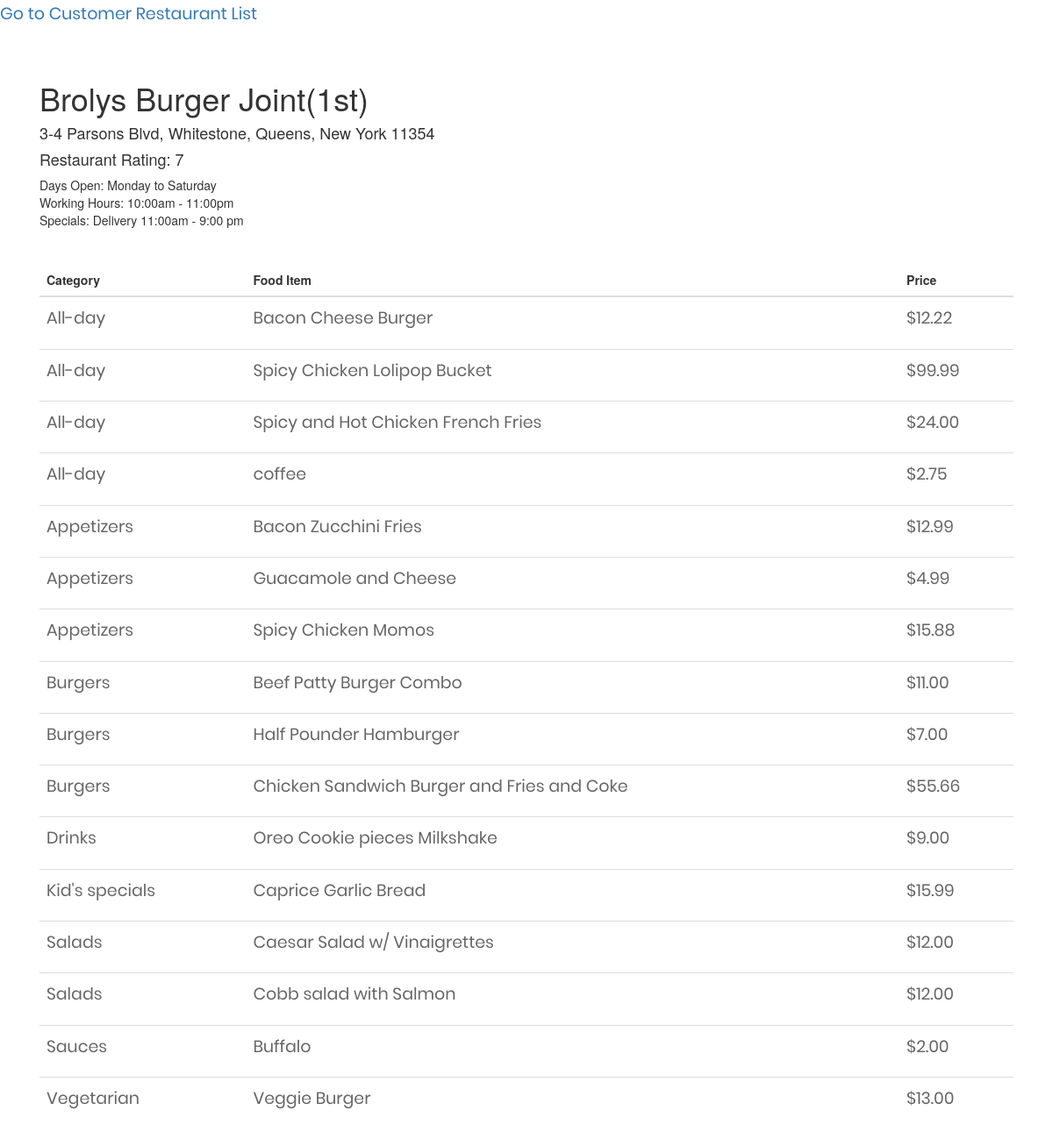
The app's page /view_menu_customer.php?id=1 with its own data.
### tables this page shows
CREATE TABLE `restaurant_info` (
  `id` int(11) NOT NULL,
  `title` varchar(30) NOT NULL,
  `rating` int(11) NOT NULL,
  `open_hours_id` int(11) DEFAULT NULL,
  `address_x` int(11) NOT NULL,
  `address_y` int(11) NOT NULL,
  `address_verbal` varchar(99) DEFAULT NULL
);

CREATE TABLE `open_hours_info` (
  `id` int(25) NOT NULL,
  `days_open` varchar(40) NOT NULL,
  `working_hours` varchar(25) NOT NULL,
  `specials` varchar(70) NOT NULL
);

CREATE TABLE `items` (
  `id` int(11) NOT NULL,
  `category_name` varchar(55) NOT NULL,
  `name` varchar(88) NOT NULL,
  `price` decimal(8,2) NOT NULL
);

### view_menu_customer.php (the view, shortened to what this page needs)
<?php
include 'db.php';
$sql_restaurant = "SELECT * FROM restaurant_info WHERE id = '".$_GET['id']."'";
$result_restaurant = $conn->query($sql_restaurant);
$sql_get_menu = "SELECT * FROM restaurant_menu WHERE restaurant_id = '".$_GET['id']."'";
$result_get_menu_id = $conn->query($sql_get_menu);
$menu_id = "";
if($result_get_menu_id->num_rows > 0)
{
  while($row = $result_get_menu_id->fetch_assoc()){
    $menu_id = $row['menu_id'];
  }
}
$sql_menu_new = "SELECT * FROM items WHERE id IN (SELECT item_id FROM `menu_items` WHERE menu_id = '".$menu_id."')  order BY category_name";
$result_menu_new = $conn->query($sql_menu_new);
$sql_openHours = "SELECT open_hours_info.days_open, open_hours_info.working_hours, open_hours_info.specials FROM restaurant_info, open_hours_info WHERE restaurant_info.open_hours_id = open_hours_info.id AND restaurant_info.id = '".$_GET['id']."'";
$result_openHours = $conn->query($sql_openHours);
?>
<!DOCTYPE html>
<html>
<head>
  <link rel="stylesheet" type="text/css" href="vendor/bootstrap/css/bootstrap.min.css">
  <link rel="stylesheet" type="text/css" href="fonts/font-awesome-4.7.0/css/font-awesome.min.css">
  <link rel="stylesheet" type="text/css" href="fonts/Linearicons-Free-v1.0.0/icon-font.min.css">
  <link rel="stylesheet" type="text/css" href="fonts/iconic/css/material-design-iconic-font.min.css">
  <link rel="stylesheet" type="text/css" href="vendor/animate/animate.css">
  <link rel="stylesheet" type="text/css" href="vendor/css-hamburgers/hamburgers.min.css">
  <link rel="stylesheet" type="text/css" href="vendor/animsition/css/animsition.min.css">
  <link rel="stylesheet" type="text/css" href="vendor/select2/select2.min.css">
  <link rel="stylesheet" type="text/css" href="vendor/daterangepicker/daterangepicker.css">
  <link rel="stylesheet" type="text/css" href="css/util.css">
  <link rel="stylesheet" type="text/css" href="css/main.css">
  <link rel="stylesheet" href="https://maxcdn.bootstrapcdn.com/bootstrap/3.4.0/css/bootstrap.min.css">
</head>
<body>
<a href = "DisplayRestaurantsCustomer.php?title=title">Go to Customer Restaurant List</a>
<div class="container">
<br>
<br>
  <?php
  if($result_restaurant->num_rows > 0)
{
  while($row = $result_restaurant->fetch_assoc())
    {
      echo "<h1>". $row['title']. "</h1>";
      echo "<h4>" . $row['address_x'] . "-" . $row['address_y'] . " ";
      echo $row['address_verbal']. "</h4>";
      echo "<h4>" ."Restaurant Rating: ".$row['rating']. "</h4>";
    }
 }else{
 }
if($result_openHours->num_rows > 0)
{
  while($row = $result_openHours->fetch_assoc())
  {
    echo "Days Open: " . $row['days_open'];
    echo "<br>";
    echo "Working Hours: " . $row['working_hours'];
    echo "<br>";
    echo "Specials: " . $row['specials'];
  }
}
echo "<br>";
echo "<br>";
echo "<br>";
                                  ?>
  <div class="table-responsive">
  <table class="table">
    <thead>
      <tr>
        <th>Category</th>
        <th>Food Item</th>
        <th>Price</th>
      </tr>
    </thead>
    <tbody>
<?php
if ($result_menu_new->num_rows > 0)
{
   while($row = $result_menu_new->fetch_assoc())
    {
?>
      <tr>
        <td><p><?php echo $row["category_name"] ?></p></td>
        <td><p><?php echo $row["name"] ?></p></td>
        <td><p><?php echo "$". $row["price"] ?></p></td>
      </tr>
<?php
    }
} else {
}
?>
    </tbody>
  </table>
  </div>
</div>
</body>
</html>

### css/main.css (style rules this page uses)
* { margin: 0px; padding: 0px; box-sizing: border-box; }
body, html { height: 70%; font-family: Poppins-Regular, sans-serif; }
a { font-family: Poppins-Regular; font-size: 19px; line-height: 1.7; color: #666666; margin: 0px; transition: all 0.4s; -webkit-transition: all 0.4s; -o-transition: all 0.4s; -moz-transition: all 0.4s; }
h1,h2,h3,h4,h5,h6 { margin: 0px; }
p { font-family: Poppins-Regular; font-size: 19px; line-height: 1.7; color: #666666; margin: 0px; }

### records on screen
restaurant_info: title "Brolys Burger Joint(1st)", address_x "3", address_y "4", address_verbal "Parsons Blvd, Whitestone, Queens, New York 11354", rating "7"
open_hours_info: days_open "Monday to Saturday", working_hours "10:00am - 11:00pm", specials "Delivery 11:00am - 9:00 pm"
items: category_name "All-day", name "Bacon Cheese Burger", price "12.22"
items: category_name "All-day", name "Spicy Chicken Lolipop Bucket", price "99.99"
items: category_name "All-day", name "Spicy and Hot Chicken French Fries", price "24.00"
items: category_name "All-day", name "coffee", price "2.75"
items: category_name "Appetizers", name "Bacon Zucchini Fries", price "12.99"
items: category_name "Appetizers", name "Guacamole and Cheese", price "4.99"
items: category_name "Appetizers", name "Spicy Chicken Momos", price "15.88"
items: category_name "Burgers", name "Beef Patty Burger Combo", price "11.00"
items: category_name "Burgers", name "Half Pounder Hamburger", price "7.00"
items: category_name "Burgers", name "Chicken Sandwich Burger and Fries and Coke", price "55.66"
items: category_name "Drinks", name "Oreo Cookie pieces Milkshake", price "9.00"
items: category_name "Kid's specials", name "Caprice Garlic Bread", price "15.99"
items: category_name "Salads", name "Caesar Salad w/ Vinaigrettes", price "12.00"
items: category_name "Salads", name "Cobb salad with Salmon", price "12.00"
items: category_name "Sauces", name "Buffalo", price "2.00"
items: category_name "Vegetarian", name "Veggie Burger", price "13.00"
